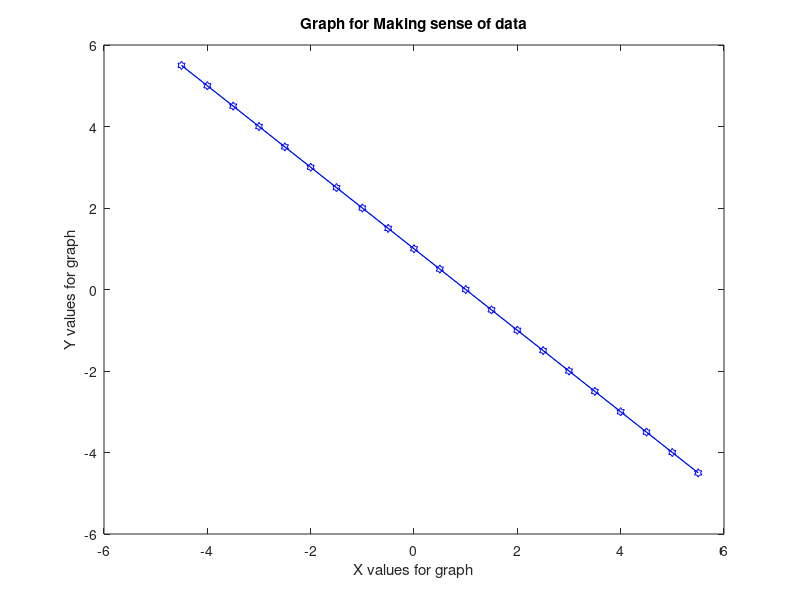

Here is the MATLAB script that generated this plot:
% Graph 
%n = [-5:.5:5];
%plot(n)

disp("enter coeeficient values for the equation x1 + y1 = A")
disp("                                          x2 + y2 = B")
disp("Matrix A format [x1 y1; x2 y2]")
disp("Matrix B format [A; B]")
disp("")

a1 = input("Enter coefficient of x here (first equation): ");
b1 = input("Enter coefficient of y here (first equation): ");
a2 = input("Enter coefficient of x here (2nd equation): ");
b2 = input("Enter coefficient of y here (2nd equation): ");
A  = input("Enter right side number here (first equation): ");
B  = input("Enter right side number here (2nd equation): ");

MatA = [a1 b1;a2 b2];
MatB = [A;B];

solution = MatA \ MatB;
disp(solution(1))
disp(solution(2))

x = [solution(1)-5:0.5:solution(1)+5];
%plot(x)

% set the y equation
y1 = (A - a1*x) / b1;
y2 = (B - a2*x) / b2;

plot(x,y1,x,y2, '-bh')

%Labels
title('Graph for Making sense of data')
ylabel('Y values for graph')
xlabel('X values for graph')
